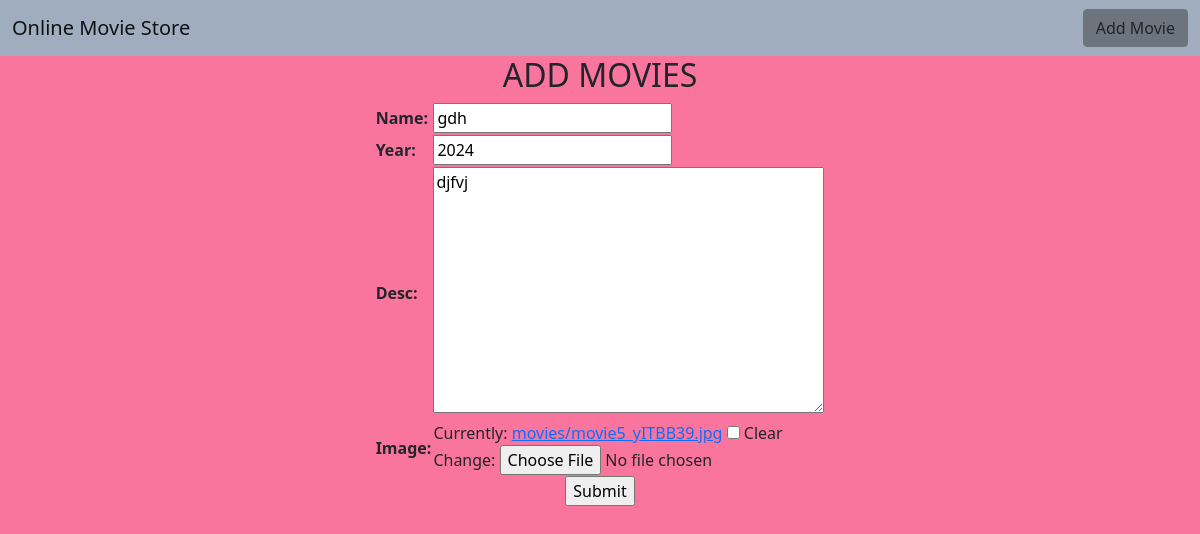
Page /update/10 on the committed database.
### app/models.py (models this page shows, shortened)
class Movie(models.Model):  #Movie table definition
    name=models.CharField(max_length=30)
    desc=models.TextField()
    year=models.IntegerField()
    image=models.ImageField(upload_to='movies',null=True,blank=True)

### app/views.py (the view)
# urls.py: path('update/<int:pk>',views.Update.as_view(),name="update"),
class Update(UpdateView):
    model=Movie
    template_name = "add.html"
    fields = ['name', 'year', 'desc', 'image']
    success_url = reverse_lazy('app:home')

### templates/add.html (shortened to what this page needs)
<!DOCTYPE html>
{% extends 'base.html' %}
{% load static %}
{% block content %}
<div class="container">
<h2 class="text-center">ADD MOVIES</h2>
    <center>
<form method="POST" enctype="multipart/form-data">
<table>
    {{form.as_table}}
</table>
    <input type="submit">
</form>
</center>
</div>
{% endblock %}

### static/css/style.css (style rules this page uses)
body { background-color:#fa759d; }

### rows in the picture
Movie: name "gdh", year "2024", desc "djfvj"
